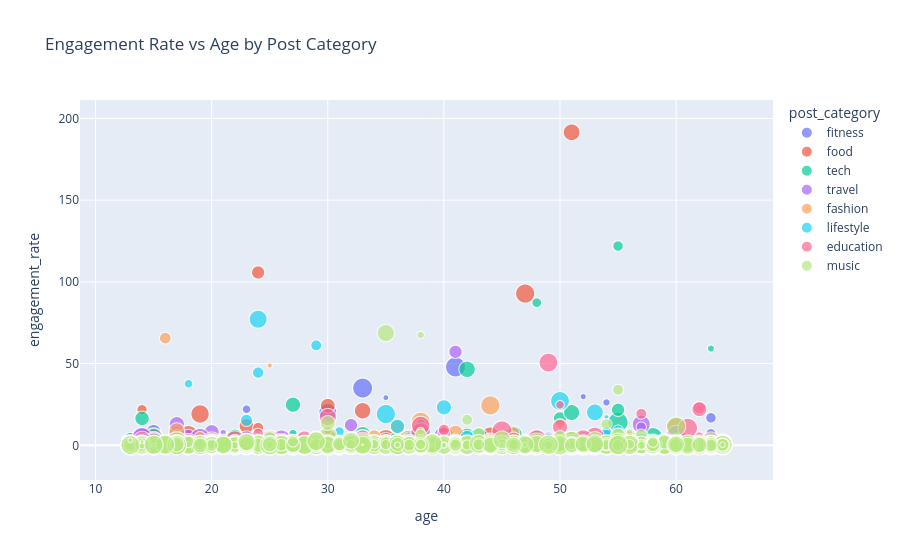

Notebook source saved alongside this figure:
### Markdown cell above
plotly bubble chart

### Code cell
fig = px.scatter(
    df_corrected,
    x="age",
    y="engagement_rate",
    size="follower_count",
    color="post_category",
    hover_name="post_type",
    title="Engagement Rate vs Age by Post Category"
)
fig.show()

### Figure 1 — Plotly figure (JSON) as saved in the notebook; plotly's stock layout.template omitted (floating-point values rounded to 4 significant figures; data arrays with more than 128 entries replaced by an {"elided": "..."} marker saying what was removed)
{"data": [{"hovertemplate": "<b>%{hovertext}</b><br><br>post_category=fitness<br>age=%{x}<br>engagement_rate=%{y}<br>follower_count=%{marker.size}<extra></extra>", "hovertext": {"elided": "675 str values"}, "legendgroup": "fitness", "marker": {"color": "#636efa", "size": {"elided": "675 int values"}, "sizemode": "area", "sizeref": 1999.0, "symbol": "circle"}, "mode": "markers", "name": "fitness", "showlegend": true, "type": "scattergl", "x": {"elided": "675 int values"}, "xaxis": "x", "y": {"elided": "675 float values"}, "yaxis": "y"}, {"hovertemplate": "<b>%{hovertext}</b><br><br>post_category=food<br>age=%{x}<br>engagement_rate=%{y}<br>follower_count=%{marker.size}<extra></extra>", "hovertext": {"elided": "593 str values"}, "legendgroup": "food", "marker": {"color": "#EF553B", "size": {"elided": "593 int values"}, "sizemode": "area", "sizeref": 1999.0, "symbol": "circle"}, "mode": "markers", "name": "food", "showlegend": true, "type": "scattergl", "x": {"elided": "593 int values"}, "xaxis": "x", "y": {"elided": "593 float values"}, "yaxis": "y"}, {"hovertemplate": "<b>%{hovertext}</b><br><br>post_category=tech<br>age=%{x}<br>engagement_rate=%{y}<br>follower_count=%{marker.size}<extra></extra>", "hovertext": {"elided": "665 str values"}, "legendgroup": "tech", "marker": {"color": "#00cc96", "size": {"elided": "665 int values"}, "sizemode": "area", "sizeref": 1999.0, "symbol": "circle"}, "mode": "markers", "name": "tech", "showlegend": true, "type": "scattergl", "x": {"elided": "665 int values"}, "xaxis": "x", "y": {"elided": "665 float values"}, "yaxis": "y"}, {"hovertemplate": "<b>%{hovertext}</b><br><br>post_category=travel<br>age=%{x}<br>engagement_rate=%{y}<br>follower_count=%{marker.size}<extra></extra>", "hovertext": {"elided": "600 str values"}, "legendgroup": "travel", "marker": {"color": "#ab63fa", "size": {"elided": "600 int values"}, "sizemode": "area", "sizeref": 1999.0, "symbol": "circle"}, "mode": "markers", "name": "travel", "showlegend": true, "type": "scattergl", "x": {"elided": "600 int values"}, "xaxis": "x", "y": {"elided": "600 float values"}, "yaxis": "y"}, {"hovertemplate": "<b>%{hovertext}</b><br><br>post_category=fashion<br>age=%{x}<br>engagement_rate=%{y}<br>follower_count=%{marker.size}<extra></extra>", "hovertext": {"elided": "594 str values"}, "legendgroup": "fashion", "marker": {"color": "#FFA15A", "size": {"elided": "594 int values"}, "sizemode": "area", "sizeref": 1999.0, "symbol": "circle"}, "mode": "markers", "name": "fashion", "showlegend": true, "type": "scattergl", "x": {"elided": "594 int values"}, "xaxis": "x", "y": {"elided": "594 float values"}, "yaxis": "y"}, {"hovertemplate": "<b>%{hovertext}</b><br><br>post_category=lifestyle<br>age=%{x}<br>engagement_rate=%{y}<br>follower_count=%{marker.size}<extra></extra>", "hovertext": {"elided": "607 str values"}, "legendgroup": "lifestyle", "marker": {"color": "#19d3f3", "size": {"elided": "607 int values"}, "sizemode": "area", "sizeref": 1999.0, "symbol": "circle"}, "mode": "markers", "name": "lifestyle", "showlegend": true, "type": "scattergl", "x": {"elided": "607 int values"}, "xaxis": "x", "y": {"elided": "607 float values"}, "yaxis": "y"}, {"hovertemplate": "<b>%{hovertext}</b><br><br>post_category=education<br>age=%{x}<br>engagement_rate=%{y}<br>follower_count=%{marker.size}<extra></extra>", "hovertext": {"elided": "631 str values"}, "legendgroup": "education", "marker": {"color": "#FF6692", "size": {"elided": "631 int values"}, "sizemode": "area", "sizeref": 1999.0, "symbol": "circle"}, "mode": "markers", "name": "education", "showlegend": true, "type": "scattergl", "x": {"elided": "631 int values"}, "xaxis": "x", "y": {"elided": "631 float values"}, "yaxis": "y"}, {"hovertemplate": "<b>%{hovertext}</b><br><br>post_category=music<br>age=%{x}<br>engagement_rate=%{y}<br>follower_count=%{marker.size}<extra></extra>", "hovertext": {"elided": "635 str values"}, "legendgroup": "music", "marker": {"color": "#B6E880", "size": {"elided": "635 int values"}, "sizemode": "area", "sizeref": 1999.0, "symbol": "circle"}, "mode": "markers", "name": "music", "showlegend": true, "type": "scattergl", "x": {"elided": "635 int values"}, "xaxis": "x", "y": {"elided": "635 float values"}, "yaxis": "y"}], "layout": {"legend": {"itemsizing": "constant", "title": {"text": "post_category"}, "tracegroupgap": 0}, "title": {"text": "Engagement Rate vs Age by Post Category"}, "xaxis": {"anchor": "y", "domain": [0, 1], "title": {"text": "age"}}, "yaxis": {"anchor": "x", "domain": [0, 1], "title": {"text": "engagement_rate"}}}}
